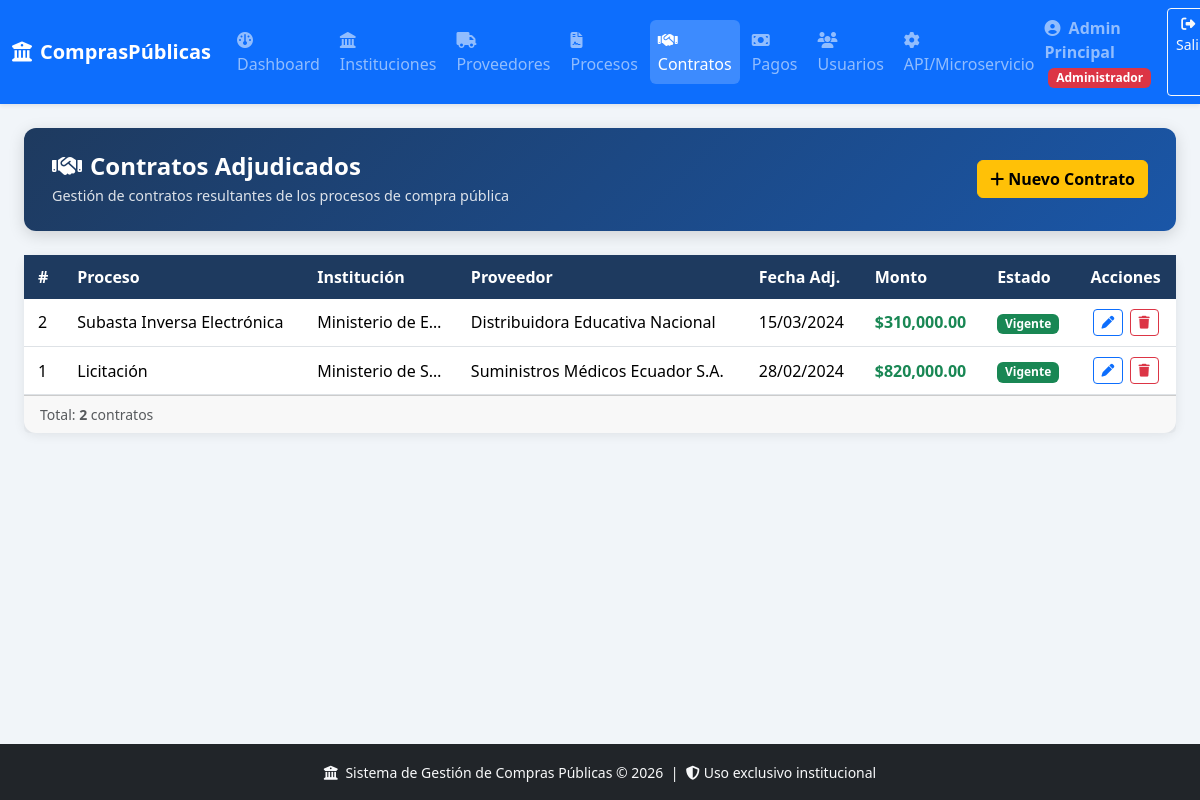
The app's page /views/contratos.php (signed in) with its own data.
### tables this page shows
CREATE TABLE IF NOT EXISTS contrato (
    id_contrato INT AUTO_INCREMENT PRIMARY KEY,
    id_proceso INT NOT NULL,
    id_proveedor INT NOT NULL,
    fecha_adjudicacion DATE NOT NULL,
    monto_contratado DECIMAL(15,2) NOT NULL,
    estado ENUM('vigente','finalizado','rescindido','suspendido') NOT NULL DEFAULT 'vigente',
    objeto_contrato TEXT,
    created_at TIMESTAMP DEFAULT CURRENT_TIMESTAMP,
    CONSTRAINT fk_contrato_proceso FOREIGN KEY (id_proceso) REFERENCES proceso_compra(id_proceso) ON UPDATE CASCADE ON DELETE RESTRICT,
    CONSTRAINT fk_contrato_proveedor FOREIGN KEY (id_proveedor) REFERENCES proveedor(id_proveedor) ON UPDATE CASCADE ON DELETE RESTRICT
);

CREATE TABLE IF NOT EXISTS proceso_compra (
    id_proceso INT AUTO_INCREMENT PRIMARY KEY,
    id_institucion INT NOT NULL,
    tipo_proceso VARCHAR(100) NOT NULL,
    fecha_inicio DATE NOT NULL,
    estado ENUM('planificacion','publicado','en_evaluacion','adjudicado','desierto','cancelado') NOT NULL DEFAULT 'planificacion',
    descripcion TEXT,
    presupuesto_referencial DECIMAL(15,2),
    created_at TIMESTAMP DEFAULT CURRENT_TIMESTAMP,
    CONSTRAINT fk_proceso_institucion FOREIGN KEY (id_institucion) REFERENCES institucion_publica(id_institucion) ON UPDATE CASCADE ON DELETE RESTRICT
);

CREATE TABLE IF NOT EXISTS institucion_publica (
    id_institucion INT AUTO_INCREMENT PRIMARY KEY,
    nombre VARCHAR(200) NOT NULL,
    telefono VARCHAR(20),
    correo VARCHAR(150),
    direccion VARCHAR(300),
    created_at TIMESTAMP DEFAULT CURRENT_TIMESTAMP
);

CREATE TABLE IF NOT EXISTS proveedor (
    id_proveedor INT AUTO_INCREMENT PRIMARY KEY,
    razon_social VARCHAR(200) NOT NULL,
    numero_identificacion VARCHAR(20) NOT NULL UNIQUE,
    telefono VARCHAR(20),
    correo VARCHAR(150),
    direccion VARCHAR(300),
    created_at TIMESTAMP DEFAULT CURRENT_TIMESTAMP
);

### includes/session.php (called while the page is built, shortened)
<?php
function isAdmin()
{
    return ($_SESSION['user_rol'] ?? '') === 'administrador';
}
function canEdit()
{
    return in_array($_SESSION['user_rol'] ?? '', ['administrador', 'desarrollador']);
}

### views/contratos.php (the view, shortened to what this page needs)
<?php
require_once '../includes/header.php';
$pdo = getDB();
$contratos = $pdo->query("
    SELECT c.*, pc.tipo_proceso, ip.nombre AS institucion, p.razon_social AS proveedor
    FROM contrato c
    JOIN proceso_compra pc ON c.id_proceso = pc.id_proceso
    JOIN institucion_publica ip ON pc.id_institucion = ip.id_institucion
    JOIN proveedor p ON c.id_proveedor = p.id_proveedor
    ORDER BY c.fecha_adjudicacion DESC
")->fetchAll();
?>
<div class="page-hero">
  <div class="d-flex justify-content-between align-items-center">
    <div>
      <h2><i class="fa fa-handshake me-2"></i>Contratos Adjudicados</h2>
      <p>Gestión de contratos resultantes de los procesos de compra pública</p>
    </div>
    <?php if (canEdit()): ?>
    <button class="btn btn-warning fw-bold" data-bs-toggle="modal" data-bs-target="#modalCrear">
      <i class="fa fa-plus me-1"></i>Nuevo Contrato
    </button>
    <?php endif; ?>
  </div>
</div>
<div class="card">
  <div class="card-body p-0">
    <div class="table-responsive">
      <table class="table table-hover mb-0">
        <thead><tr>
          <th>#</th><th>Proceso</th><th>Institución</th><th>Proveedor</th>
          <th>Fecha Adj.</th><th>Monto</th><th>Estado</th>
          <?php if (canEdit()): ?><th class="text-center">Acciones</th><?php endif; ?>
        </tr></thead>
        <tbody>
        <?php if (empty($contratos)): ?>
          <tr><td colspan="8" class="text-center py-4 text-muted"><i class="fa fa-inbox fa-2x d-block mb-2"></i>No hay contratos registrados</td></tr>
        <?php else: ?>
        <?php foreach ($contratos as $c):
          $bc = match($c['estado']) {
            'vigente'=>'bg-success','finalizado'=>'bg-secondary','rescindido'=>'bg-danger','suspendido'=>'bg-warning text-dark', default=>'bg-secondary'
          };
        ?>
        <tr>
          <td><?php echo $c['id_contrato']; ?></td>
          <td><?php echo htmlspecialchars($c['tipo_proceso']); ?></td>
          <td class="text-truncate" style="max-width:150px"><?php echo htmlspecialchars($c['institucion']); ?></td>
          <td><?php echo htmlspecialchars($c['proveedor']); ?></td>
          <td><?php echo date('d/m/Y', strtotime($c['fecha_adjudicacion'])); ?></td>
          <td class="fw-bold text-success">$<?php echo number_format($c['monto_contratado'],2,'.',','); ?></td>
          <td><span class="badge <?php echo $bc; ?>"><?php echo ucfirst($c['estado']); ?></span></td>
          <?php if (canEdit()): ?>
          <td class="text-center action-btns">
            <button class="btn btn-sm btn-outline-primary" onclick='openEditModal(<?php echo json_encode($c); ?>)'>
              <i class="fa fa-pen"></i>
            </button>
            <?php if (isAdmin()): ?>
            <a href="../controllers/contrato_controller.php?action=eliminar&id=<?php echo $c['id_contrato']; ?>"
               class="btn btn-sm btn-outline-danger btn-delete"><i class="fa fa-trash"></i></a>
            <?php endif; ?>
          </td>
          <?php endif; ?>
        </tr>
        <?php endforeach; endif; ?>
        </tbody>
      </table>
    </div>
  </div>
  <div class="card-footer text-muted small">Total: <strong><?php echo count($contratos); ?></strong> contratos</div>
</div>
<?php require_once '../includes/footer.php'; ?>

### assets/css/style.css (style rules this page uses)
:root { --primary: #1a56a7; --secondary: #1e3a5f; --accent: #f59e0b; --success: #16a34a; --danger: #dc2626; }
body { background: #f1f5f9; font-family: 'Segoe UI', Arial, sans-serif; min-height: 100vh; display: flex; flex-direction: column; }
.page-hero { background: linear-gradient(135deg, var(--secondary) 0%, var(--primary) 100%); color: white; border-radius: 12px; padding: 24px 28px; margin-bottom: 24px; box-shadow: 0 4px 16px rgba(0,0,0,0.15); }
.page-hero h2 { margin: 0; font-weight: 700; font-size: 1.5rem; }
.page-hero p { margin: 4px 0 0; opacity: 0.85; font-size: 0.9rem; }
.card { border: none; border-radius: 12px; box-shadow: 0 2px 12px rgba(0,0,0,0.08); }
.table thead th { background: var(--secondary); color: white; font-weight: 600; border: none; white-space: nowrap; }
.table td, .table th { vertical-align: middle; padding: 10px 14px; }
.action-btns .btn { padding: 3px 8px; font-size: 0.8rem; margin: 0 1px; }

### records on screen
contrato: id_contrato "2", id_proceso.tipo_proceso "Subasta Inversa Electrónica", institucion_publica.nombre "Ministerio de E…", id_proveedor.razon_social "Distribuidora Educativa Nacional", fecha_adjudicacion "15/03/2024", monto_contratado "310,000.00", estado "Vigente"
contrato: id_contrato "1", id_proceso.tipo_proceso "Licitación", institucion_publica.nombre "Ministerio de S…", id_proveedor.razon_social "Suministros Médicos Ecuador S.A.", fecha_adjudicacion "28/02/2024", monto_contratado "820,000.00", estado "Vigente"

### other values on screen
$nombre "Admin Principal"
$rol "Administrador"
count($contratos) "2"
